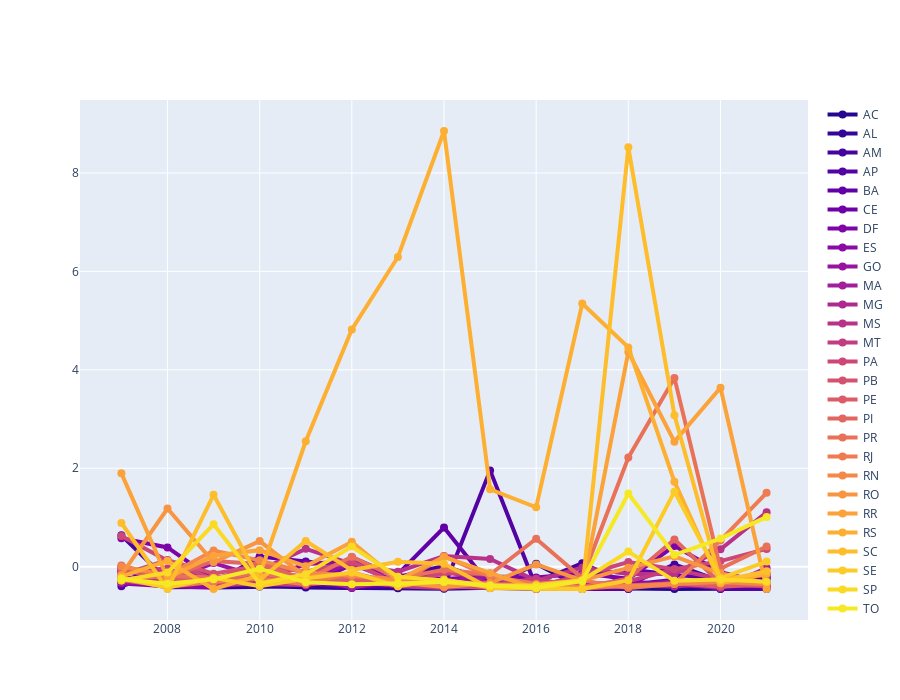

The notebook cell saved with this chart:
### Markdown cell above
## Percentage of tests for serotype (nromalized)

### Code cell
#extract color palette, the palette can be changed
pal = list(sns.color_palette(palette='plasma', n_colors=len(states)).as_hex())

fig = go.Figure()
for d,p in zip(states, pal):
    fig.add_trace(go.Scatter(x = df_res[df_res['STATE']==d]['YEAR'],
                             y = (df_res[df_res['STATE']==d]['RATIO'] - df_res['RATIO'].mean())/(df_res['RATIO'].std()),
                             name = d,
                             line_color = p, 
                             line_width = 4,
                             marker_size = 8,
                             fill=None))   #tozeroy 
    fig.update_layout(width = 900, height = 700)

fig.show()
